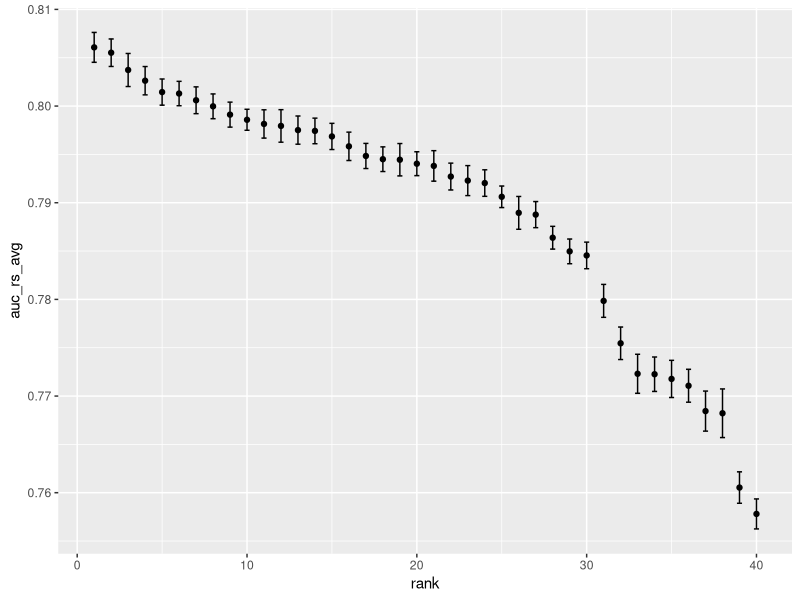
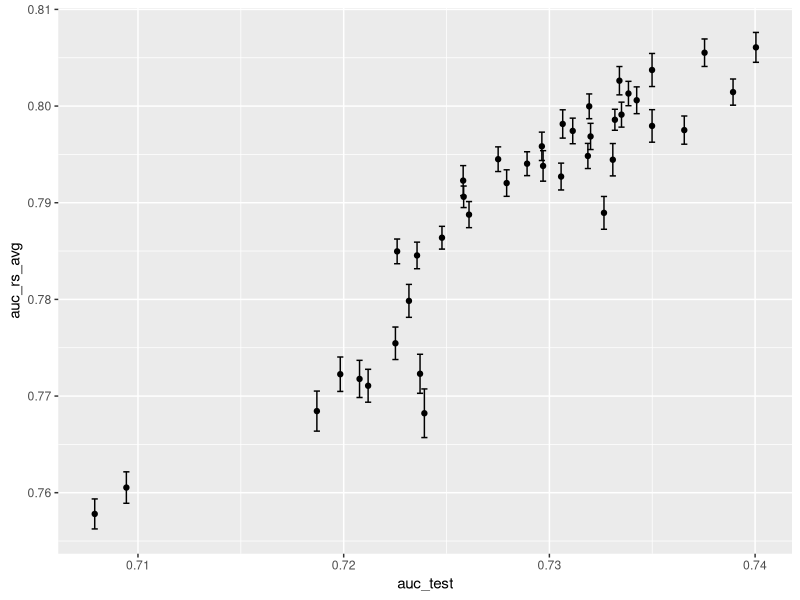
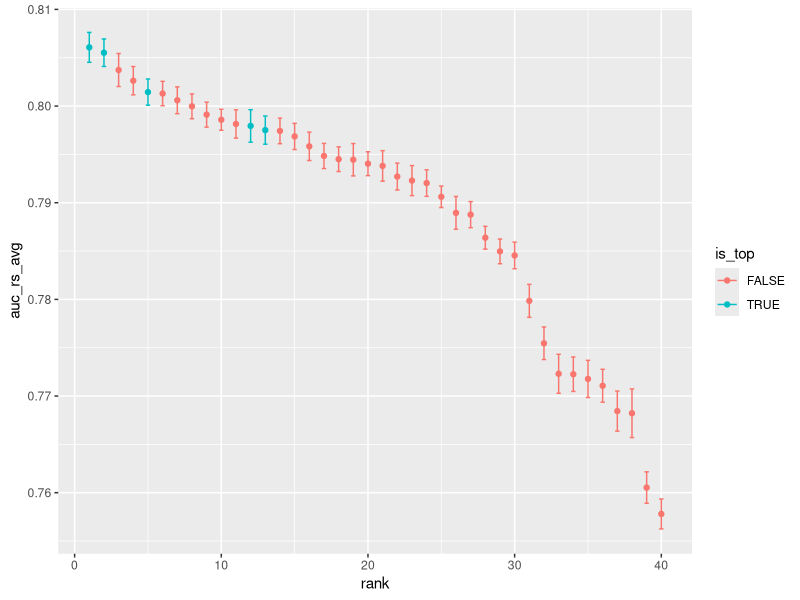
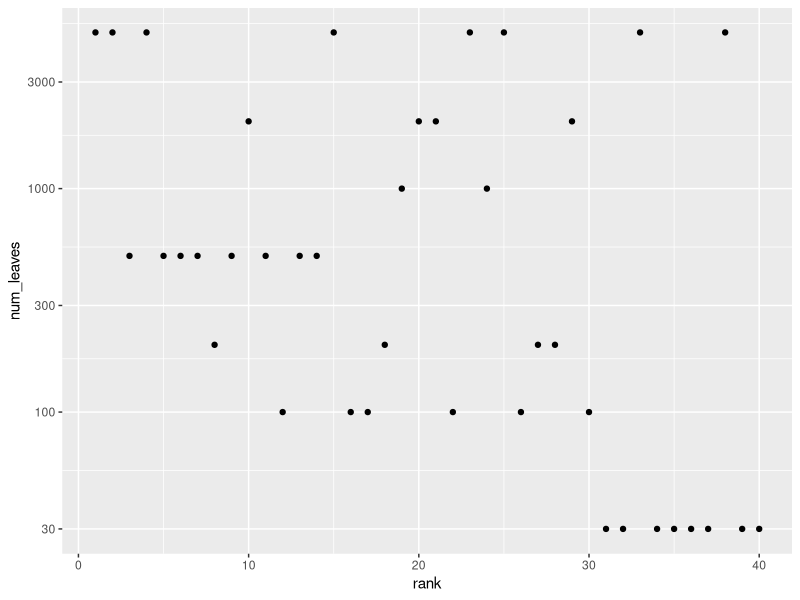
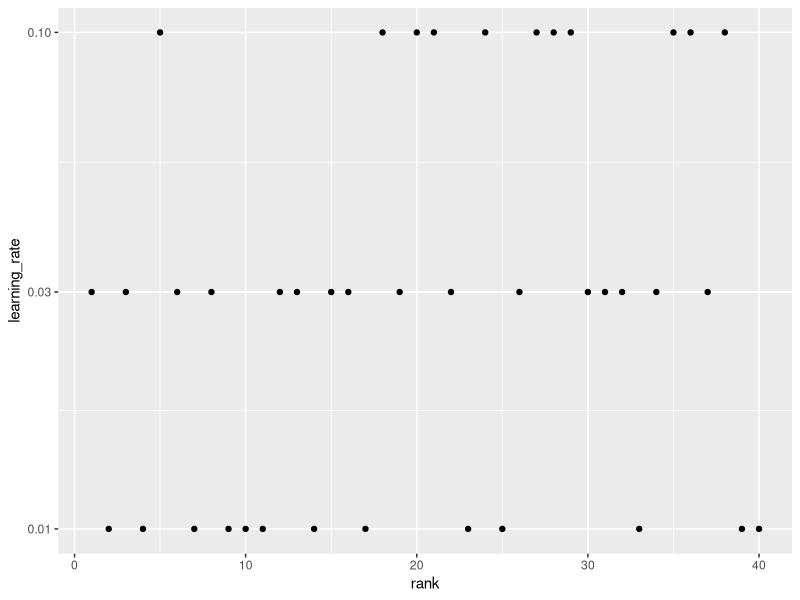
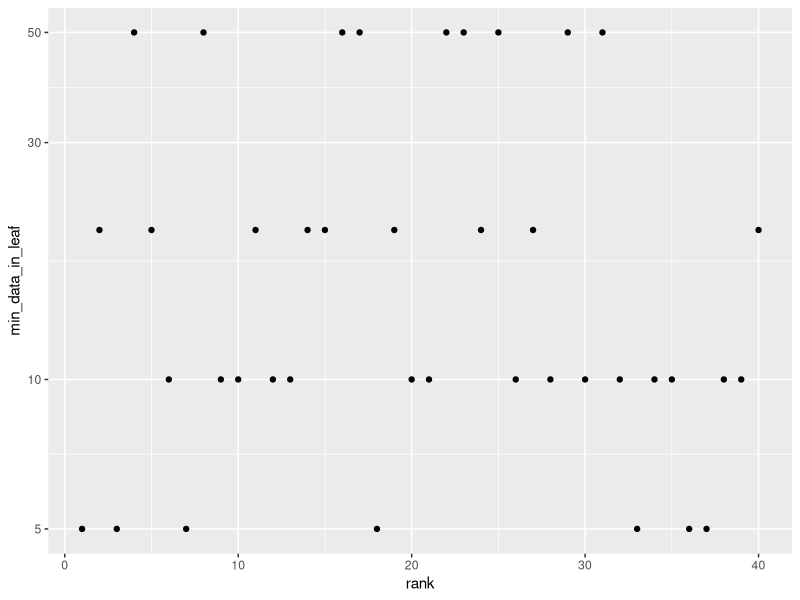
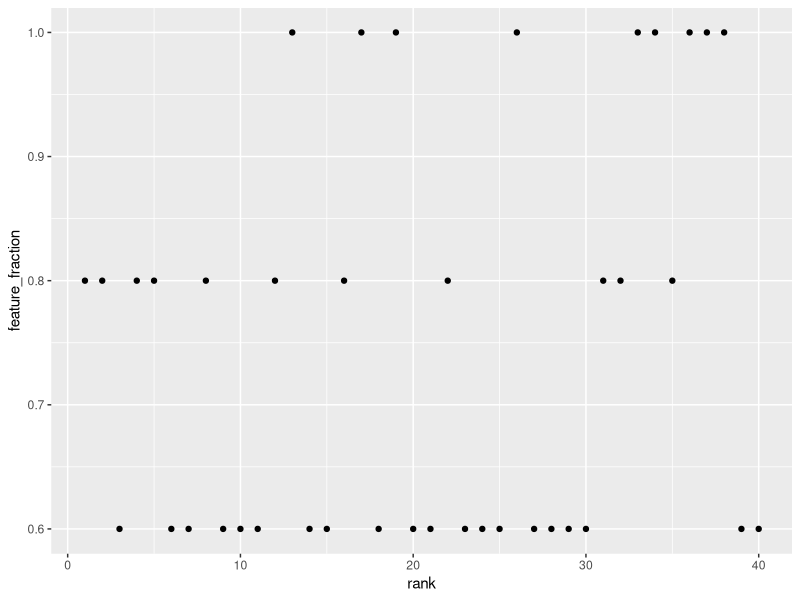
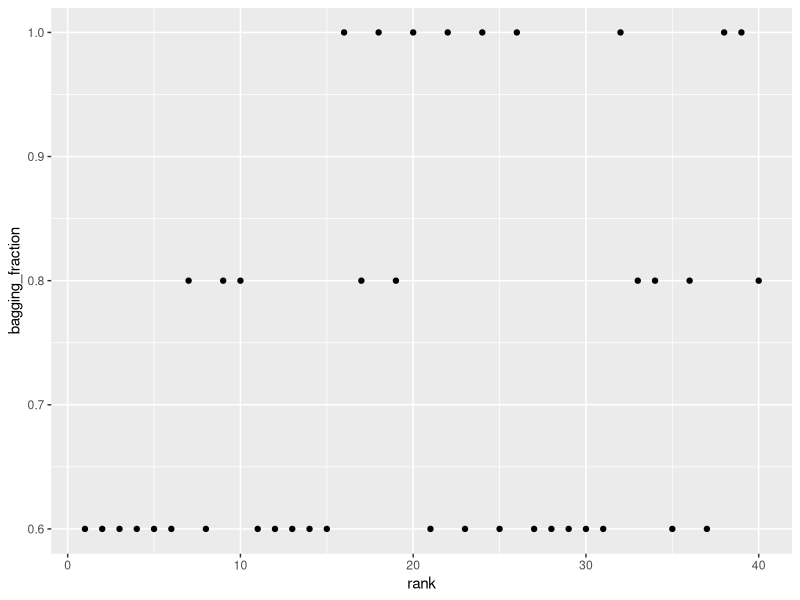

The R source for these figures, in order:
## ---- chunk 1

library(data.table)
library(dplyr)
library(ggplot2)

d_pm_res <- fread("res.csv")


d_pm_res %>% mutate(rank = dense_rank(desc(auc_rs_avg))) %>% ggplot() + geom_point(aes(x = rank, y = auc_rs_avg)) +
  geom_errorbar(aes(x = rank, ymin = auc_rs_avg-auc_rs_std, ymax = auc_rs_avg+auc_rs_std), width = 0.3)

d_pm_res %>% ggplot() + geom_point(aes(x = auc_test, y = auc_rs_avg)) +
  geom_errorbar(aes(x = auc_test, ymin = auc_rs_avg-auc_rs_std, ymax = auc_rs_avg+auc_rs_std), width = 0.0003)

auc_test_top <- sort(d_pm_res$auc_test, decreasing = TRUE)[5]
d_pm_res %>% mutate(rank = dense_rank(desc(auc_rs_avg))) %>% mutate(is_top = auc_test>=auc_test_top) %>% 
  ggplot(aes(color = is_top)) + geom_point(aes(x = rank, y = auc_rs_avg)) +
  geom_errorbar(aes(x = rank, ymin = auc_rs_avg-auc_rs_std, ymax = auc_rs_avg+auc_rs_std), width = 0.3)


d_pm_res %>% arrange(desc(auc_rs_avg)) %>% head(10)

d_pm_res %>% arrange(desc(auc_test)) %>% head(10)


d_pm_res %>% arrange(desc(auc_rs_avg)) %>% tail(10)


d_pm_res %>% mutate(rank = dense_rank(desc(auc_rs_avg))) %>% ggplot() + geom_point(aes(x = rank, y = num_leaves)) + scale_y_log10()

d_pm_res %>% mutate(rank = dense_rank(desc(auc_rs_avg))) %>% ggplot() + geom_point(aes(x = rank, y = learning_rate)) + scale_y_log10()

d_pm_res %>% mutate(rank = dense_rank(desc(auc_rs_avg))) %>% ggplot() + geom_point(aes(x = rank, y = min_data_in_leaf)) + scale_y_log10()

d_pm_res %>% mutate(rank = dense_rank(desc(auc_rs_avg))) %>% ggplot() + geom_point(aes(x = rank, y = feature_fraction)) 

d_pm_res %>% mutate(rank = dense_rank(desc(auc_rs_avg))) %>% ggplot() + geom_point(aes(x = rank, y = bagging_fraction)) 

d_pm_res %>% mutate(rank = dense_rank(desc(auc_rs_avg))) %>% ggplot() + geom_point(aes(x = rank, y = lambda_l1)) 

d_pm_res %>% mutate(rank = dense_rank(desc(auc_rs_avg))) %>% ggplot() + geom_point(aes(x = rank, y = lambda_l2)) 

